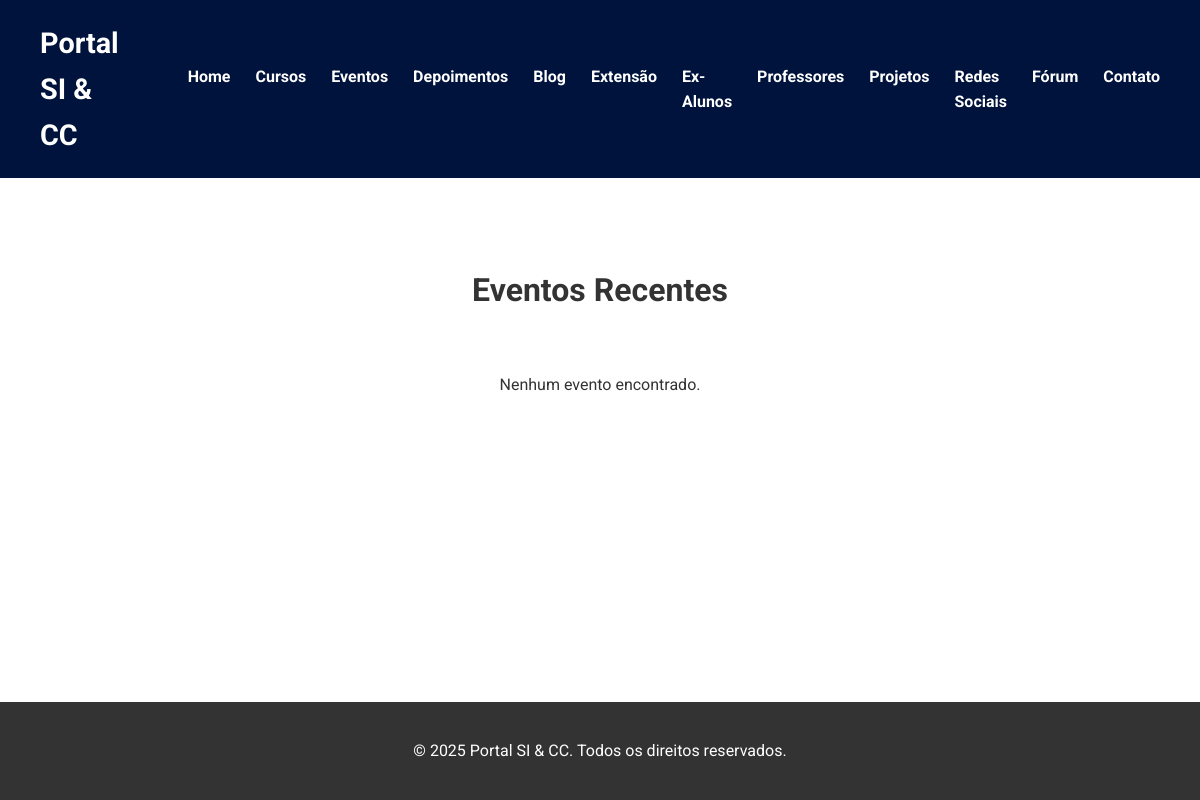
The app's page /eventos/, older data.
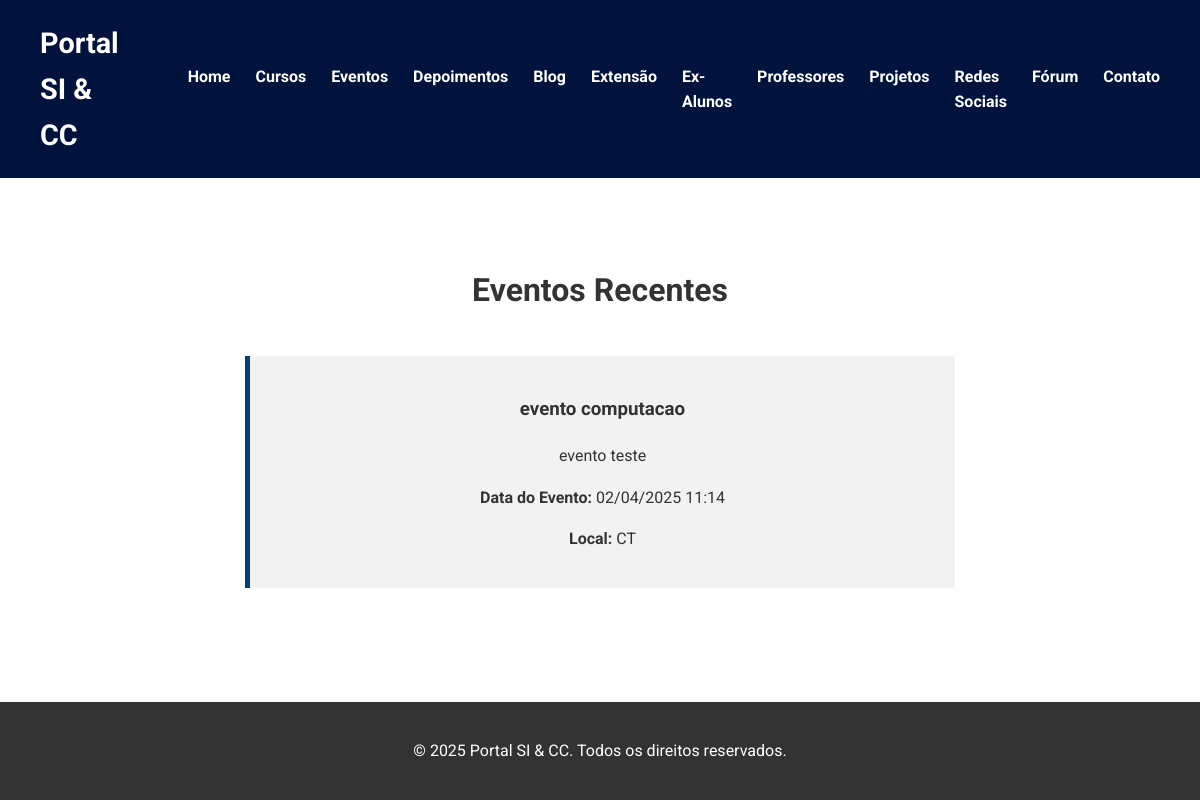
The same page, newer data.
### site_inf/models.py (models this page shows, shortened)
class Evento(models.Model):
    titulo = models.CharField(max_length=200)
    descricao = models.TextField()
    data_evento = models.DateTimeField()
    local = models.CharField(max_length=200)
    criado_em = models.DateTimeField(auto_now_add=True)

### site_inf/views.py (the view)
# urls.py: path('eventos/', eventos, name='eventos'),
def eventos(request):
    eventos = Evento.objects.all()
    return render(request, 'site_inf/pages/eventos.html', {'eventos': eventos})

### site_inf/templates/site_inf/pages/eventos.html (shortened to what this page needs)
{% extends "site_inf/base.html" %}
{% block content %}
<section id="eventos" class="events">
  <div class="container">
    <h2>Eventos Recentes</h2>
    <div class="event-list">
      {% for evento in eventos %}
        <div class="event-item">
          <h3>{{ evento.titulo }}</h3>
          <p>{{ evento.descricao }}</p>
          <p><strong>Data do Evento:</strong> {{ evento.data_evento|date:"d/m/Y H:i" }}</p>
          <p><strong>Local:</strong> {{ evento.local }}</p>
        </div>
      {% empty %}
        <p>Nenhum evento encontrado.</p>
      {% endfor %}
    </div>
  </div>
</section>
{% endblock %}

Row changes from the older to the newer data that the page shows:
added Evento: titulo "evento computacao", descricao "evento teste", data_evento "02/04/2025 11:14", local "CT"
Text that changed along with them:
text no longer shown: "Nenhum evento encontrado."
